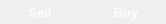
<?xml version="1.0" encoding="UTF-8"?>
<ui version="4.0">
 <class>TargetActionsWidget</class>
 <widget class="QWidget" name="TargetActionsWidget">
  <property name="geometry">
   <rect>
    <x>0</x>
    <y>0</y>
    <width>156</width>
    <height>24</height>
   </rect>
  </property>
  <property name="windowTitle">
   <string>Form</string>
  </property>
  <layout class="QHBoxLayout" name="horizontalLayout">
   <property name="leftMargin">
    <number>0</number>
   </property>
   <property name="topMargin">
    <number>0</number>
   </property>
   <property name="rightMargin">
    <number>0</number>
   </property>
   <property name="bottomMargin">
    <number>0</number>
   </property>
   <item>
    <widget class="QPushButton" name="sell">
     <property name="sizePolicy">
      <sizepolicy hsizetype="Preferred" vsizetype="Preferred">
       <horstretch>0</horstretch>
       <verstretch>0</verstretch>
      </sizepolicy>
     </property>
     <property name="font">
      <font>
       <pointsize>10</pointsize>
       <weight>75</weight>
       <bold>true</bold>
      </font>
     </property>
     <property name="styleSheet">
      <string notr="true">background-color: rgb(230, 59, 1);
color: rgb(251, 253, 254);</string>
     </property>
     <property name="text">
      <string>Sell</string>
     </property>
     <property name="flat">
      <bool>true</bool>
     </property>
    </widget>
   </item>
   <item>
    <widget class="QPushButton" name="buy">
     <property name="sizePolicy">
      <sizepolicy hsizetype="Preferred" vsizetype="Preferred">
       <horstretch>0</horstretch>
       <verstretch>0</verstretch>
      </sizepolicy>
     </property>
     <property name="font">
      <font>
       <pointsize>10</pointsize>
       <weight>75</weight>
       <bold>true</bold>
      </font>
     </property>
     <property name="styleSheet">
      <string notr="true">background-color: rgb(0, 146, 68);
color: rgb(251, 253, 254);</string>
     </property>
     <property name="text">
      <string>Buy</string>
     </property>
     <property name="flat">
      <bool>true</bool>
     </property>
    </widget>
   </item>
  </layout>
 </widget>
 <resources/>
 <connections/>
</ui>
